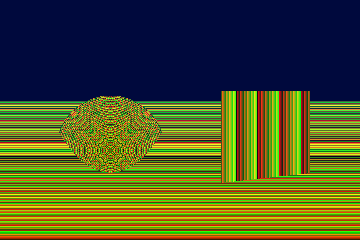
#> input picture examples/packed_input.png, 360 x 240 px
$ python depth_to_gray.py examples/packed_input.png
#> lines starting #> are read from the running program, lines starting #| are printed output that depends on the picture
#!/usr/bin/env python3
"""
Convert a "weird colored" 24-bit depth map into a normal grayscale depth map.

WARNING: VIBE CODED. This script was written by an AI and only tested on
synthetic images. Check its output yourself before relying on it.

Two kinds of colored depth maps are supported:

  packed   (default) The depth value is split across the three color bytes,
           e.g. depth = R + G*256 + B*65536. These look like noisy rainbow
           stripes / banding (CARLA, Unity, many game engines and simulators).
           The byte order is detected automatically, or set with --order.

  colormap The depth was painted with a color palette (turbo, jet, ...),
           so it looks like a smooth rainbow heat map. Use --mode colormap.

Usage examples:
  python depth_to_gray.py depth.png
  python depth_to_gray.py depth.png -o depth_gray.png
  python depth_to_gray.py some_folder/            (converts every image in it)
  python depth_to_gray.py depth.png --order rgb   (R is the most significant byte)
  python depth_to_gray.py depth.png --mode colormap --cmap jet
  python depth_to_gray.py depth.png --16bit       (16-bit PNG, keeps more precision)
  python depth_to_gray.py depth.png --clip 1      (ignore the 1% extremes, e.g. sky)

By default near = white and far = black (the usual look for depth maps used in
Blender, ControlNet, etc.). Use --invert to get near = black, far = white.

Requires: numpy, opencv-python
"""

import argparse
import sys
from pathlib import Path

import cv2
import numpy as np

IMAGE_EXTS = {".png", ".bmp", ".tif", ".tiff", ".jpg", ".jpeg", ".webp"}

CMAPS = {
    "turbo": cv2.COLORMAP_TURBO,
    "jet": cv2.COLORMAP_JET,
    "inferno": cv2.COLORMAP_INFERNO,
    "magma": cv2.COLORMAP_MAGMA,
    "plasma": cv2.COLORMAP_PLASMA,
    "viridis": cv2.COLORMAP_VIRIDIS,
    "hot": cv2.COLORMAP_HOT,
    "rainbow": cv2.COLORMAP_RAINBOW,
}


# ---------------------------------------------------------------- image I/O
# cv2.imread/imwrite fail on Windows paths with non-ASCII characters,
# so go through numpy buffers instead.

def read_rgb(path: Path) -> np.ndarray:
    data = np.fromfile(str(path), dtype=np.uint8)
    img = cv2.imdecode(data, cv2.IMREAD_UNCHANGED)
    if img is None:
        raise ValueError(f"could not read image: {path}")
    if img.ndim == 2:
        raise ValueError(f"{path.name} is already single-channel (grayscale)")
    if img.dtype != np.uint8:
        raise ValueError(f"{path.name} is {img.dtype}, expected 8 bits per channel")
    img = img[:, :, :3]  # drop alpha if present
    return cv2.cvtColor(img, cv2.COLOR_BGR2RGB)


def write_gray(path: Path, gray: np.ndarray) -> None:
    ok, buf = cv2.imencode(path.suffix or ".png", gray)
    if not ok:
        raise ValueError(f"could not encode output image: {path}")
    buf.tofile(str(path))


# ---------------------------------------------------------------- decoding

def detect_order(rgb: np.ndarray) -> str:
    """Guess which channel is the most significant byte.

    The high byte changes slowly across the image (smooth), the low byte
    wraps around constantly (noisy). So: smoothest channel = high byte.
    """
    ch = rgb.astype(np.int32)
    roughness = []
    for c in range(3):
        dx = np.abs(np.diff(ch[:, :, c], axis=1)).mean()
        dy = np.abs(np.diff(ch[:, :, c], axis=0)).mean()
        roughness.append(dx + dy)
    # R and B are the candidates for the high byte; G is always the middle one.
    return "rgb" if roughness[0] <= roughness[2] else "bgr"


def decode_packed(rgb: np.ndarray, order: str) -> np.ndarray:
    r, g, b = (rgb[:, :, i].astype(np.uint32) for i in range(3))
    if order == "rgb":  # R = high byte  ->  R*65536 + G*256 + B
        return (r << 16) | (g << 8) | b
    else:               # B = high byte  ->  B*65536 + G*256 + R  (CARLA style)
        return (b << 16) | (g << 8) | r


def decode_colormap(rgb: np.ndarray, cmap_name: str) -> np.ndarray:
    """Map each pixel to the position (0..255) of the closest palette color."""
    ramp = np.arange(256, dtype=np.uint8).reshape(-1, 1)
    lut = cv2.applyColorMap(ramp, CMAPS[cmap_name])[:, 0, ::-1].astype(np.int32)  # RGB

    flat = rgb.reshape(-1, 3)
    keys = (flat[:, 0].astype(np.uint32) << 16) | (flat[:, 1].astype(np.uint32) << 8) | flat[:, 2]
    uniq, inverse = np.unique(keys, return_inverse=True)
    colors = np.stack([(uniq >> 16) & 255, (uniq >> 8) & 255, uniq & 255], axis=1).astype(np.int32)

    idx = np.empty(len(colors), dtype=np.uint8)
    step = 65536
    for s in range(0, len(colors), step):
        chunk = colors[s:s + step]
        d = ((chunk[:, None, :] - lut[None, :, :]) ** 2).sum(axis=2)
        idx[s:s + step] = d.argmin(axis=1)

    return idx[inverse].reshape(rgb.shape[:2]).astype(np.uint32)


# ---------------------------------------------------------------- output

def to_gray(depth: np.ndarray, invert: bool, clip: float, sixteen: bool) -> np.ndarray:
    d = depth.astype(np.float64)
    if clip > 0:
        lo, hi = np.percentile(d, [clip, 100 - clip])
    else:
        lo, hi = d.min(), d.max()
    if hi <= lo:
        norm = np.zeros_like(d)
    else:
        norm = np.clip((d - lo) / (hi - lo), 0.0, 1.0)

    # Raw depth: bigger = farther. Default output: near = white.
    if not invert:
        norm = 1.0 - norm

    if sixteen:
        return np.round(norm * 65535).astype(np.uint16)
    return np.round(norm * 255).astype(np.uint8)


def convert(src: Path, dst: Path, args) -> None:
    rgb = read_rgb(src)
#> in read_rgb, img is the input picture: shape (240, 360, 3); mean B, G, R 37.7, 82.1, 75.2
    if args.mode == "packed":
        order = args.order if args.order != "auto" else detect_order(rgb)
#> the loop in detect_order, `for c in range(3):` made 3 passes
#> (dx, dy) on passes 1 to 3: (14.95, 44.53), (8.92, 54.64), (0.0808, 0.251)
#> after the loop in detect_order, `for c in range(3):`: roughness = [59.48, 63.56, 0.332]
        depth = decode_packed(rgb, order)
        info = f"packed, high byte = {'R' if order == 'rgb' else 'B'}"
    else:
        depth = decode_colormap(rgb, args.cmap)
        info = f"colormap '{args.cmap}'"
    gray = to_gray(depth, args.invert, args.clip, args.sixteen)
    if args.sixteen and dst.suffix.lower() not in (".png", ".tif", ".tiff"):
        dst = dst.with_suffix(".png")
    write_gray(dst, gray)
    print(f"{src.name} -> {dst.name}  ({info})")


def main() -> int:
    p = argparse.ArgumentParser(description="Convert a 24-bit colored depth map to grayscale.")
    p.add_argument("input", type=Path, help="image file or folder of images")
    p.add_argument("-o", "--output", type=Path,
                   help="output file (or folder when input is a folder). "
                        "Default: <name>_gray.png next to the input")
    p.add_argument("--mode", choices=["packed", "colormap"], default="packed",
                   help="packed = depth split across R/G/B bytes (default); "
                        "colormap = depth painted with a palette like turbo/jet")
    p.add_argument("--order", choices=["auto", "rgb", "bgr"], default="auto",
                   help="packed mode: which channel is the most significant byte "
                        "(rgb = R high, bgr = B high / CARLA). Default: auto-detect")
    p.add_argument("--cmap", choices=sorted(CMAPS), default="turbo",
                   help="colormap mode: palette used to make the image (default: turbo)")
    p.add_argument("--invert", action="store_true",
                   help="near = black, far = white (default is near = white)")
    p.add_argument("--clip", type=float, default=0.0, metavar="PERCENT",
                   help="ignore this %% of darkest/brightest values when stretching "
                        "contrast, e.g. 1 (useful when the sky is at max depth)")
    p.add_argument("--16bit", dest="sixteen", action="store_true",
                   help="save a 16-bit PNG instead of 8-bit")
    args = p.parse_args()

    src = args.input
    if src.is_dir():
        files = sorted(f for f in src.iterdir()
                       if f.suffix.lower() in IMAGE_EXTS and not f.stem.endswith("_gray"))
        if not files:
            print(f"no images found in {src}", file=sys.stderr)
            return 1
        out_dir = args.output or src
        out_dir.mkdir(parents=True, exist_ok=True)
        jobs = [(f, out_dir / f"{f.stem}_gray.png") for f in files]
    elif src.is_file():
        jobs = [(src, args.output or src.with_name(f"{src.stem}_gray.png"))]
    else:
        print(f"not found: {src}", file=sys.stderr)
        return 1

    failed = 0
    for s, d in jobs:
        try:
            convert(s, d, args)
#> in convert, `order = args.order if args.order != "auto" else detect_order(rgb)`: order = 'bgr'
#> in decode_packed, `r, g, b = (rgb[:, :, i].astype(np.uint32) for i in range(3))`:
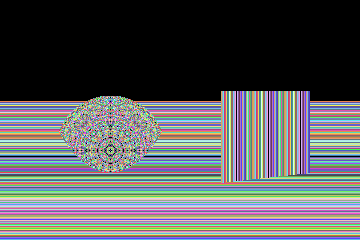
#> r: shape (240, 360) uint32; 251 distinct labels, from 0 to 255; one colour per label, 0 black
#> in decode_packed, `r, g, b = (rgb[:, :, i].astype(np.uint32) for i in range(3))`:
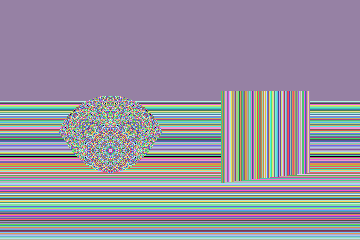
#> g: shape (240, 360) uint32; 255 distinct labels, from 0 to 255; one colour per label, 0 black
#> in decode_packed, `r, g, b = (rgb[:, :, i].astype(np.uint32) for i in range(3))`:
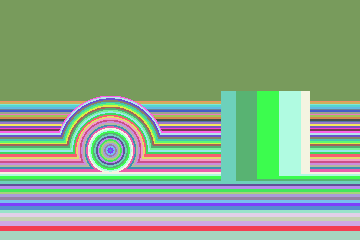
#> b: shape (240, 360) uint32; 59 distinct labels, from 3 to 61; one colour per label, 0 black
#> in decode_packed, `return (b << 16) | (g << 8) | r`:
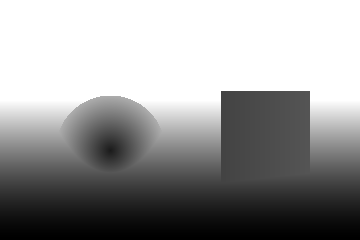
#> returned value: shape (240, 360) uint32; min 202293, max 4000000, mean 2494368.5; drawn with min black and max white
#> in convert, `info = f"packed, high byte = {'R' if order == 'rgb' else 'B'}"`: info = 'packed, high byte = B'
#> in to_gray, `lo, hi = d.min(), d.max()`: lo = 202293; hi = 4000000
#> in to_gray, `norm = 1.0 - norm`:
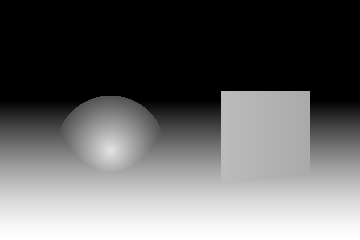
#> norm: shape (240, 360) float64; min 0, max 1, mean 0.396
#> in write_gray, `ok, buf = cv2.imencode(path.suffix or ".png", gray)`: buf = 5455 values, max 255 at index 47, min 0 at index 8, mean 122.5
#| packed_input.png -> packed_input_gray.png  (packed, high byte = B)
        except Exception as e:  # keep going in batch mode
            print(f"{s.name}: ERROR - {e}", file=sys.stderr)
            failed += 1
    return 1 if failed else 0


if __name__ == "__main__":
    sys.exit(main())
#> (the program exits here)
